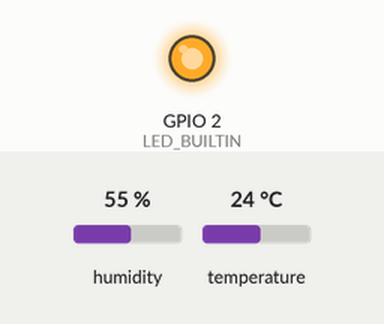
This sketch was run on a simulated ESP8266 (NodeMCU). Parts: output pins drawn as LEDs (lit = HIGH, except the on-board LED, lit = LOW). The inputs (shaded band) are chosen by the test bench; at power-on: humidity 55 %, temperature 24 °C. WiFi joins after 1.5 s; servers stay silent unless stated; network time is answered at once with the bench clock; uploads are accepted with an empty reply; the local clock reads 2024-03-15 10:24:30 at power-on unless the sketch sets it; what the sketch prints to the serial monitor is not drawn.

Above: at 0.1 s.
At 4.2 s:
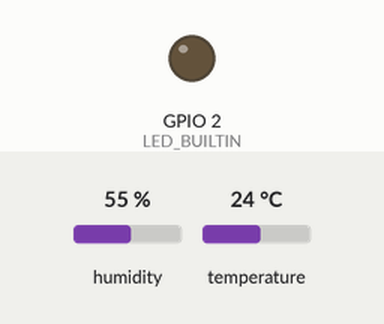
Timing chart, 0 to 5.7 s (numbered marks = the images above):
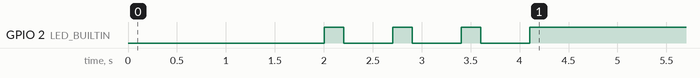

The sketch:

NodeMCU_tempReporter.ino
```cpp
#include <DHTesp.h>
#include <ESP8266WiFi.h>
#include <WiFiUdp.h>
#include <WiFiClient.h>
#include <NTPClient.h>
#include <ArduinoHttpClient.h>
#include <TimeLib.h>
#include "secrets.h"

const char server[] { "displayhometemp.herokuapp.com" };

WiFiClient wifi;
HttpClient client = HttpClient(wifi, server, 80);
WiFiUDP Udp;
NTPClient timeClient(Udp, "europe.pool.ntp.org");
DHTesp dht;

void blink(int a)
{
  for (int i = 0; i <= a; i++)
  {
      digitalWrite(LED_BUILTIN, LOW);
      delay(500);
      digitalWrite(LED_BUILTIN, HIGH);
      delay(200);
  }
}

void toUtcString(char* buff, size_t size)
{
  timeClient.update();
  unsigned long epoch = timeClient.getEpochTime();
  Serial.print("epoch - ");
  Serial.println(epoch);

  static const char* days[] = { "Sun", "Mon", "Tue", "Wed", "Thu", "Fri", "Sat" };
  static const char* months[] = { "Jan", "Feb", "Mar", "Apr", "May", "Jun", "Jul", "Aug", "Sep", "Oct", "Nov", "Dec" };

  //"Mon, 09 Mar 2020 08:13:24 GMT"
  snprintf(buff, size, "%s, %02d %s %04d %s GMT",
         days[weekday(epoch)-1], day(epoch), months[month(epoch)-1], year(epoch), timeClient.getFormattedTime().c_str()
         );
}

void getAndSendData(int tries, unsigned long delayStep)
{
  Serial.println(WiFi.status());

  if (WiFi.status() != WL_CONNECTED)
    WiFi.reconnect();

  static char buff[30] = {0};
  toUtcString(buff, sizeof(buff));

  float humidity = dht.getHumidity();
  float temperature = dht.getTemperature();

  char data[100] = {0};
  snprintf(data, sizeof(data), "{\"temperature\":%.1f,\"humidity\":%.1f,\"timestamp\":\"%s\"}",
           temperature, humidity, buff);

  Serial.println(data);

  unsigned long delaySumm = 0ull;
  for (int i = 0; i <= tries; i++) {
    client.beginRequest();
    client.post("/api/temperature");
    client.sendHeader("Content-Type", "application/json");
    client.sendHeader("Content-Length", strlen(data));
    client.beginBody();
    Serial.println(client.print(data));
    client.endRequest();

    int statusCode = client.responseStatusCode();
    String response = client.responseBody();

    Serial.print("Status code: ");
    Serial.println(statusCode);
    Serial.print("Response: ");
    Serial.println(response);

    if (statusCode == 200) {
      return;
    }

    delay(delaySumm + delayStep);
  }
}

void setup() {
  pinMode(LED_BUILTIN, OUTPUT);

  Serial.begin(1000000);
  Serial.println();

  Serial.print(SSID);
  Serial.print(' ');
  Serial.println(PASS);

  WiFi.begin(SSID, PASS);

  Serial.print("Connecting");
  while (WiFi.status() != WL_CONNECTED)
  {
    delay(500);
    Serial.print(".");
  }
  Serial.println();
  blink(3);

  Serial.print("Connected, IP address: ");
  Serial.println(WiFi.localIP());

  timeClient.begin();
  dht.setup(13, DHTesp::DHT11);

  delay(dht.getMinimumSamplingPeriod());
}

void loop() {
  Serial.println("--");

  getAndSendData(4, 5ull * 1000);

  Serial.printf("free heap: %d | frag: %d | max block: %d\n\n\n",
    ESP.getFreeHeap(),
    ESP.getHeapFragmentation(),
    ESP.getMaxFreeBlockSize()
    );

  delay(60*60*1000);
}
```

secrets.h
```cpp
const char SSID[] {""};
const char PASS[] {""};
```
